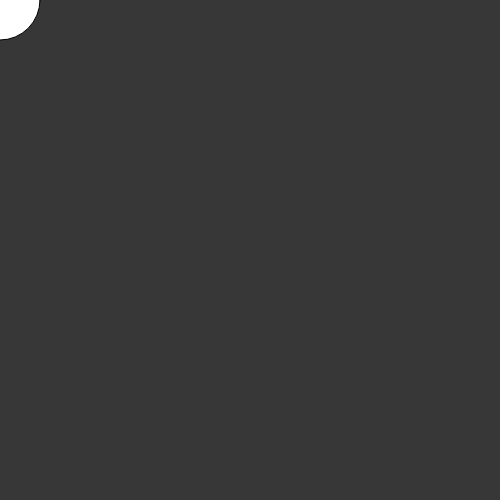
Frame 1 (no input)
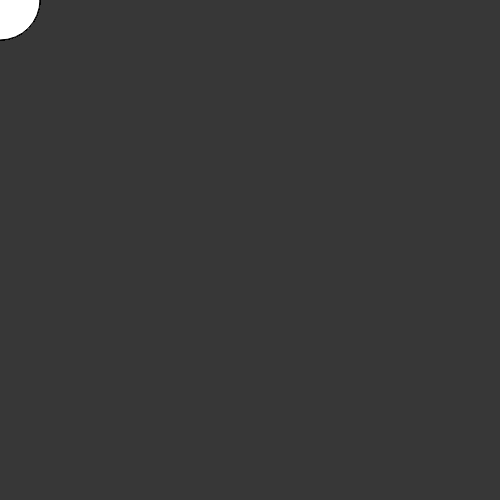
Frame 60 (no input)
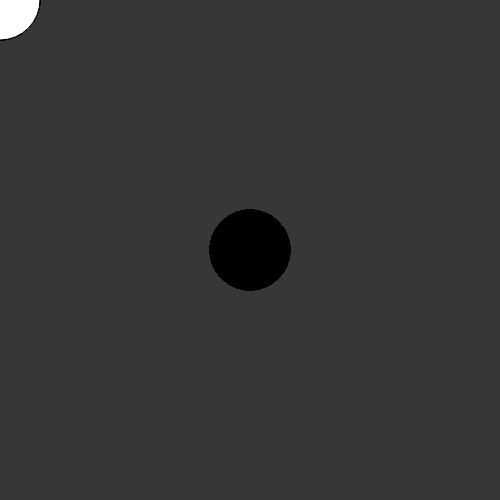
Frame 120 (the mouse pressed at the canvas centre since frame 60)

The p5.js sketch that drew these frames (run headless with seeded random() and noise() and a simulated clock; from frame 60 on, the mouse is pressed at the canvas centre):

// p5.js sketch
// ── sketch.js
function setup() {
  createCanvas(500, 500);
  background(55);
}

function draw() {
  if (mouseIsPressed) {
    fill(0);
  } else {
    fill(255);
  }
  ellipse(mouseX, mouseY, 80, 80);
}
